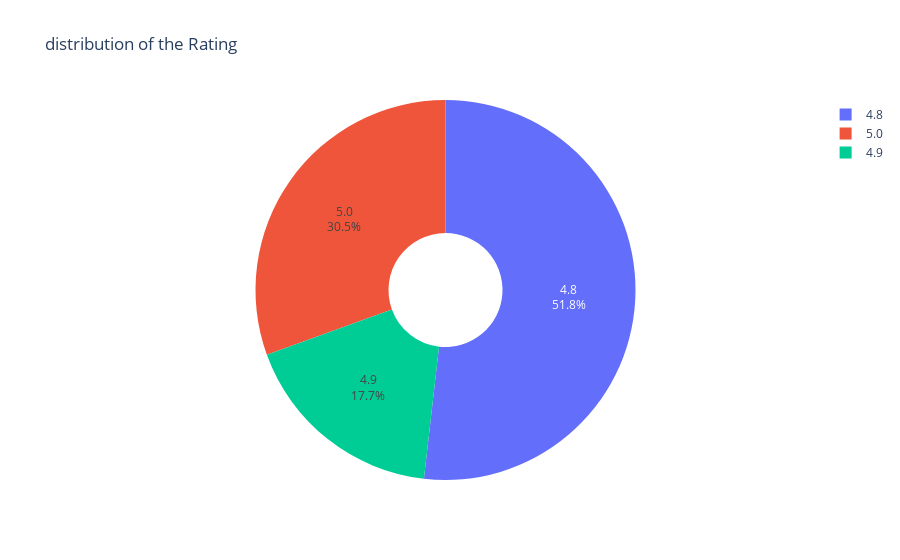

Write notebook code for a chart like this one.
### Code cell
px.pie(values=x,names=["4.8","4.9","5.0"],title="distribution of the Rating",hole=0.3).update_traces(textinfo="percent+label")

### Figure 1 — Plotly figure (JSON) as saved in the notebook; plotly's stock layout.template omitted (floating-point values rounded to 4 significant figures)
{"data": [{"domain": {"x": [0, 1], "y": [0, 1]}, "hole": 0.3, "hovertemplate": "label=%{label}<br>value=%{value}<extra></extra>", "labels": ["4.8", "4.9", "5.0"], "legendgroup": "", "name": "", "showlegend": true, "textinfo": "percent+label", "type": "pie", "values": [0.6389, 0.2177, 0.3765]}], "layout": {"legend": {"tracegroupgap": 0}, "title": {"text": "distribution of the Rating"}}}
